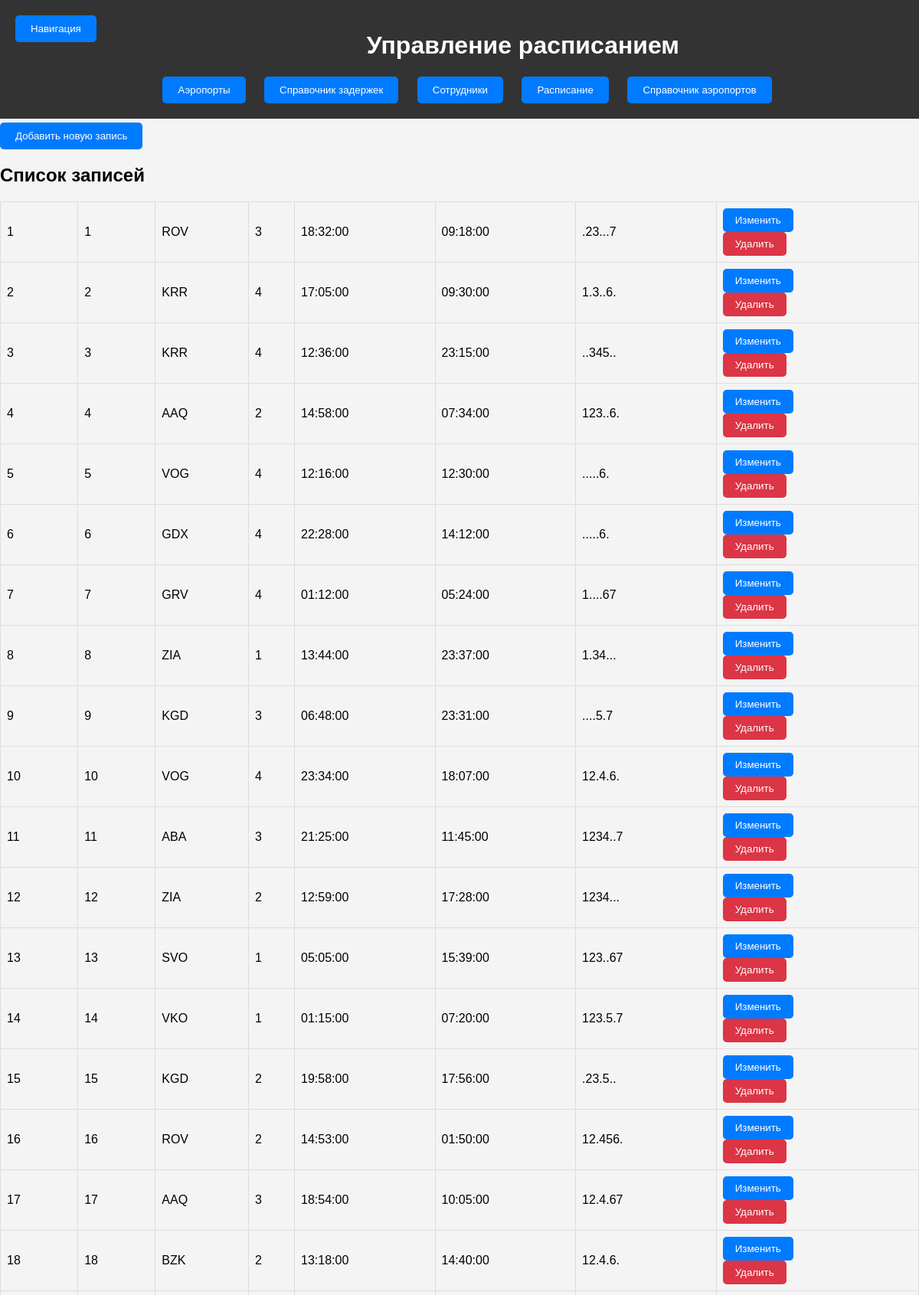
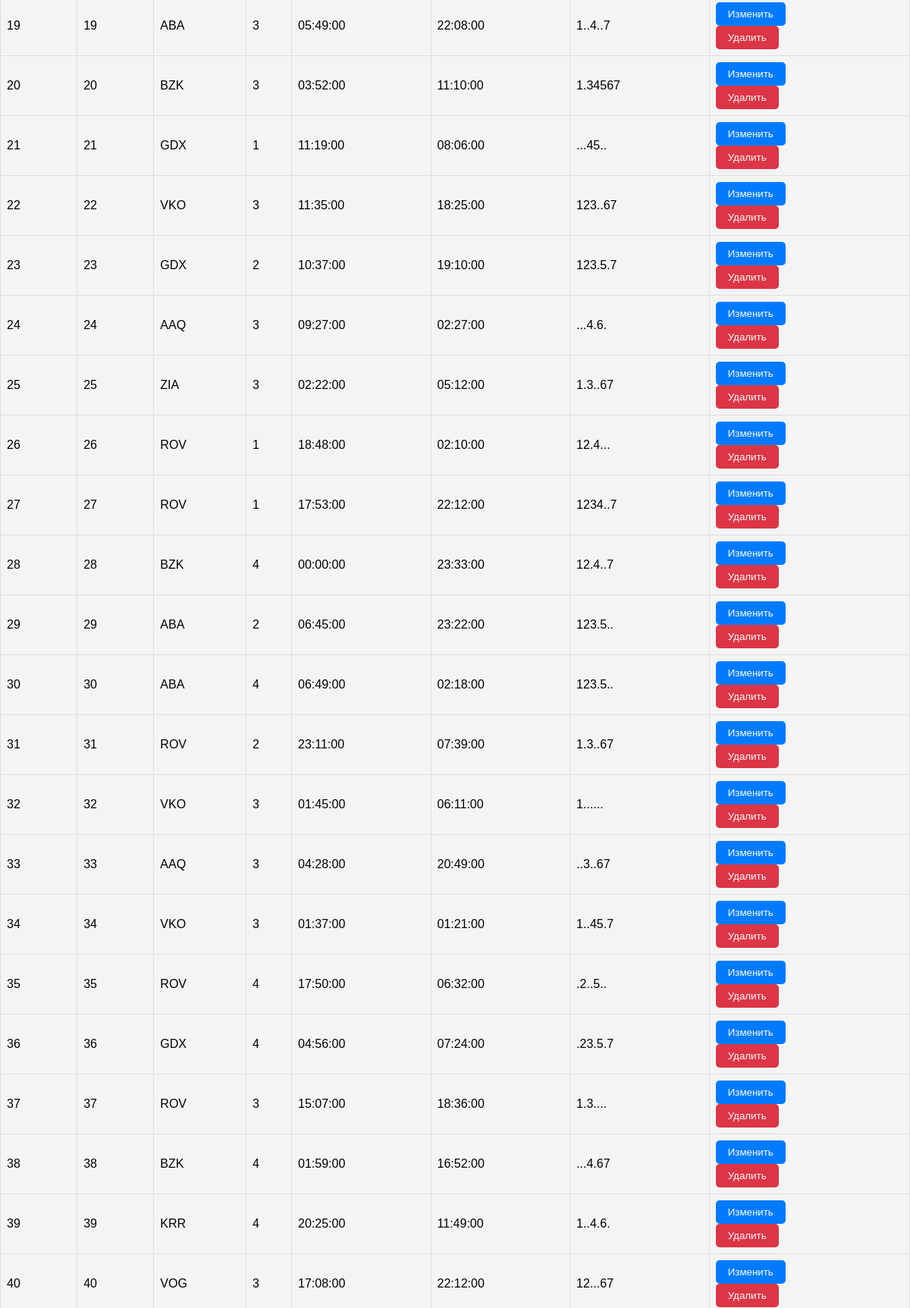
Page /tables/schedule/main/schedule.php (upper part) on the committed database (2 pictures, top to bottom).
### tables this page shows
CREATE TABLE IF NOT EXISTS `schedule` (
  `id` int(11) NOT NULL AUTO_INCREMENT,
  `num_flights` varchar(10) NOT NULL,
  `dest_air_code` varchar(3) NOT NULL,
  `airline` int(11) NOT NULL,
  `time_dep` time NOT NULL,
  `time_arr` time NOT NULL,
  `days_surgery` varchar(7) NOT NULL,
  PRIMARY KEY (`id`),
  KEY `dest_air_code` (`dest_air_code`),
  KEY `airline` (`airline`),
  KEY `airline_2` (`airline`)
);

### tables/schedule/main/get_schedule.php (the view, shortened to what this page needs)
<?php
$servername = "localhost";
$username = "root";
$password = "";
$dbname = "airport";
$conn = new mysqli($servername, $username, $password, $dbname);
mysqli_set_charset($conn, "utf8");
$sql = "SELECT id, num_flights, dest_air_code, airline, time_dep, time_arr, days_surgery FROM schedule";
$result = $conn->query($sql);
if ($result->num_rows > 0) {
    while($row = $result->fetch_assoc()) {
        echo "<tr id='" . $row["id"] . "'>";
        echo "<td>" . $row["id"] . "</td>";
        echo "<td data-field='num_flights' data-value='" . $row["num_flights"] . "'>" . $row["num_flights"] . "</td>";
        echo "<td data-field='dest_air_code' data-value='" . $row["dest_air_code"] . "'>" . $row["dest_air_code"] . "</td>";
        echo "<td data-field='airline' data-value='" . $row["airline"] . "'>" . $row["airline"] . "</td>";
        echo "<td data-field='time_dep' data-value='" . $row["time_dep"] . "'>" . $row["time_dep"] . "</td>";
        echo "<td data-field='time_arr' data-value='" . $row["time_arr"] . "'>" . $row["time_arr"] . "</td>";
        echo "<td data-field='days_surgery' data-value='" . $row["days_surgery"] . "'>" . $row["days_surgery"] . "</td>";
        echo "<td>";
        echo "<button class='action-button edit-button' onclick='editSchedule(" . $row["id"] . ")'>Изменить</button>";
        echo "<form action='delete_schedule.php' method='POST' onsubmit='return confirm(\"Вы уверены, что хотите удалить эту запись?\");'>";
        echo "<input type='submit' class='action-button delete-button' value='Удалить'>";
        echo "</form>";
        echo "</td>";
        echo "</tr>";
    }
} else {
    echo "0 результатов";
}
?>

### tables/schedule/main/styles.css (style rules this page uses)
body { font-family: Arial, sans-serif; margin: 0; padding: 0; background-color: #f4f4f4; }
button { padding: 10px 20px; background-color: #007bff; color: #fff; border: none; cursor: pointer; border-radius: 5px; transition: background-color 0.3s; }
table th, table td { border: 1px solid #ddd; padding: 8px; }
.action-button { padding: 8px 16px; color: #fff; border: none; cursor: pointer; border-radius: 5px; transition: background-color 0.3s; margin-right: 5px; }
.edit-button { background-color: #007bff; }
.delete-button { background-color: #dc3545; }

### rows in the picture
schedule: id "1", num_flights "1", dest_air_code "ROV", airline "3", time_dep "18:32:00", time_arr "09:18:00", days_surgery ".23...7"
schedule: id "2", num_flights "2", dest_air_code "KRR", airline "4", time_dep "17:05:00", time_arr "09:30:00", days_surgery "1.3..6."
schedule: id "3", num_flights "3", dest_air_code "KRR", airline "4", time_dep "12:36:00", time_arr "23:15:00", days_surgery "..345.."
schedule: id "4", num_flights "4", dest_air_code "AAQ", airline "2", time_dep "14:58:00", time_arr "07:34:00", days_surgery "123..6."
schedule: id "5", num_flights "5", dest_air_code "VOG", airline "4", time_dep "12:16:00", time_arr "12:30:00", days_surgery ".....6."
schedule: id "6", num_flights "6", dest_air_code "GDX", airline "4", time_dep "22:28:00", time_arr "14:12:00", days_surgery ".....6."
schedule: id "7", num_flights "7", dest_air_code "GRV", airline "4", time_dep "01:12:00", time_arr "05:24:00", days_surgery "1....67"
schedule: id "8", num_flights "8", dest_air_code "ZIA", airline "1", time_dep "13:44:00", time_arr "23:37:00", days_surgery "1.34..."
schedule: id "9", num_flights "9", dest_air_code "KGD", airline "3", time_dep "06:48:00", time_arr "23:31:00", days_surgery "....5.7"
schedule: id "10", num_flights "10", dest_air_code "VOG", airline "4", time_dep "23:34:00", time_arr "18:07:00", days_surgery "12.4.6."
schedule: id "11", num_flights "11", dest_air_code "ABA", airline "3", time_dep "21:25:00", time_arr "11:45:00", days_surgery "1234..7"
schedule: id "12", num_flights "12", dest_air_code "ZIA", airline "2", time_dep "12:59:00", time_arr "17:28:00", days_surgery "1234..."
schedule: id "13", num_flights "13", dest_air_code "SVO", airline "1", time_dep "05:05:00", time_arr "15:39:00", days_surgery "123..67"
schedule: id "14", num_flights "14", dest_air_code "VKO", airline "1", time_dep "01:15:00", time_arr "07:20:00", days_surgery "123.5.7"
schedule: id "15", num_flights "15", dest_air_code "KGD", airline "2", time_dep "19:58:00", time_arr "17:56:00", days_surgery ".23.5.."
schedule: id "16", num_flights "16", dest_air_code "ROV", airline "2", time_dep "14:53:00", time_arr "01:50:00", days_surgery "12.456."
schedule: id "17", num_flights "17", dest_air_code "AAQ", airline "3", time_dep "18:54:00", time_arr "10:05:00", days_surgery "12.4.67"
schedule: id "18", num_flights "18", dest_air_code "BZK", airline "2", time_dep "13:18:00", time_arr "14:40:00", days_surgery "12.4.6."
schedule: id "19", num_flights "19", dest_air_code "ABA", airline "3", time_dep "05:49:00", time_arr "22:08:00", days_surgery "1..4..7"
schedule: id "20", num_flights "20", dest_air_code "BZK", airline "3", time_dep "03:52:00", time_arr "11:10:00", days_surgery "1.34567"
schedule: id "21", num_flights "21", dest_air_code "GDX", airline "1", time_dep "11:19:00", time_arr "08:06:00", days_surgery "...45.."
schedule: id "22", num_flights "22", dest_air_code "VKO", airline "3", time_dep "11:35:00", time_arr "18:25:00", days_surgery "123..67"
schedule: id "23", num_flights "23", dest_air_code "GDX", airline "2", time_dep "10:37:00", time_arr "19:10:00", days_surgery "123.5.7"
schedule: id "24", num_flights "24", dest_air_code "AAQ", airline "3", time_dep "09:27:00", time_arr "02:27:00", days_surgery "...4.6."
schedule: id "25", num_flights "25", dest_air_code "ZIA", airline "3", time_dep "02:22:00", time_arr "05:12:00", days_surgery "1.3..67"
schedule: id "26", num_flights "26", dest_air_code "ROV", airline "1", time_dep "18:48:00", time_arr "02:10:00", days_surgery "12.4..."
schedule: id "27", num_flights "27", dest_air_code "ROV", airline "1", time_dep "17:53:00", time_arr "22:12:00", days_surgery "1234..7"
schedule: id "28", num_flights "28", dest_air_code "BZK", airline "4", time_dep "00:00:00", time_arr "23:33:00", days_surgery "12.4..7"
schedule: id "29", num_flights "29", dest_air_code "ABA", airline "2", time_dep "06:45:00", time_arr "23:22:00", days_surgery "123.5.."
schedule: id "30", num_flights "30", dest_air_code "ABA", airline "4", time_dep "06:49:00", time_arr "02:18:00", days_surgery "123.5.."
schedule: id "31", num_flights "31", dest_air_code "ROV", airline "2", time_dep "23:11:00", time_arr "07:39:00", days_surgery "1.3..67"
schedule: id "32", num_flights "32", dest_air_code "VKO", airline "3", time_dep "01:45:00", time_arr "06:11:00", days_surgery "1......"
schedule: id "33", num_flights "33", dest_air_code "AAQ", airline "3", time_dep "04:28:00", time_arr "20:49:00", days_surgery "..3..67"
schedule: id "34", num_flights "34", dest_air_code "VKO", airline "3", time_dep "01:37:00", time_arr "01:21:00", days_surgery "1..45.7"
schedule: id "35", num_flights "35", dest_air_code "ROV", airline "4", time_dep "17:50:00", time_arr "06:32:00", days_surgery ".2..5.."
schedule: id "36", num_flights "36", dest_air_code "GDX", airline "4", time_dep "04:56:00", time_arr "07:24:00", days_surgery ".23.5.7"
schedule: id "37", num_flights "37", dest_air_code "ROV", airline "3", time_dep "15:07:00", time_arr "18:36:00", days_surgery "1.3...."
schedule: id "38", num_flights "38", dest_air_code "BZK", airline "4", time_dep "01:59:00", time_arr "16:52:00", days_surgery "...4.67"
schedule: id "39", num_flights "39", dest_air_code "KRR", airline "4", time_dep "20:25:00", time_arr "11:49:00", days_surgery "1..4.6."
schedule: id "40", num_flights "40", dest_air_code "VOG", airline "3", time_dep "17:08:00", time_arr "22:12:00", days_surgery "12...67"
